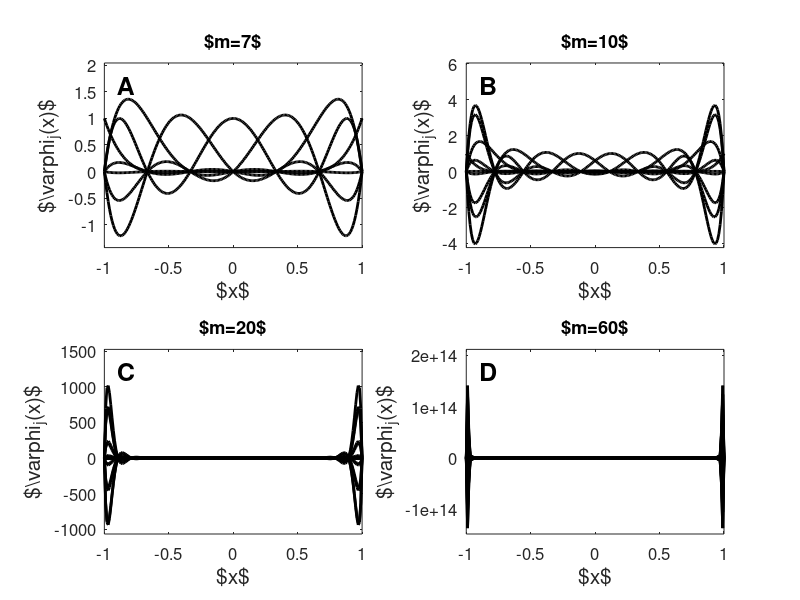

The MATLAB source for this figure:
clear; clf; 

m=7;
x=-1+2*([1:m]-1)/(m-1); x=x';

xp=[-100:100]/100; xp=xp';
subplot(221);
A=0;
for j=1:m
    yp=ones(201,1);
    for i=1:m
        if i~=j
            yp=yp.*(xp-x(i))/(x(j)-x(i));
        end
    end
    plot(xp,yp,'-k','Linewidth',2);
    A=max(A,max(abs(yp)));
    hold on;
end
set(gca,'Fontsize',12);
xlabel('$x$','Fontsize',15); 
ylabel('$\varphi_j(x)$','Fontsize',15);
title('$m=7$');

axis([-1,1,-A*1.05,A*1.5]);
text(-0.9,1.2*A,'A','Fontsize',18,'Fontweight','bold');

m=10;
x=-1+2*([1:m]-1)/(m-1); x=x';

xp=[-100:100]/100; xp=xp';
subplot(222);
A=0;
for j=1:m
    yp=ones(201,1);
    for i=1:m
        if i~=j
            yp=yp.*(xp-x(i))/(x(j)-x(i));
        end
    end
    plot(xp,yp,'-k','Linewidth',2);
    A=max(A,max(abs(yp)));
    hold on;
end
set(gca,'Fontsize',12);
xlabel('$x$','Fontsize',15); 
ylabel('$\varphi_j(x)$','Fontsize',15);
title('$m=10$');

axis([-1,1,-A*1.05,A*1.5]);
text(-0.9,1.2*A,'B','Fontsize',18,'Fontweight','bold');

m=20;

x=-1+2*([1:m]-1)/(m-1); x=x';

xp=[-100:100]/100; xp=xp';
subplot(223);
A=0;
for j=1:m
    yp=ones(201,1);
    for i=1:m
        if i~=j
            yp=yp.*(xp-x(i))/(x(j)-x(i));
        end
    end
    plot(xp,yp,'-k','Linewidth',2);
    A=max(A,max(abs(yp)));
    hold on;
end
set(gca,'Fontsize',12);
xlabel('$x$','Fontsize',15); 
ylabel('$\varphi_j(x)$','Fontsize',15);
title('$m=20$');

axis([-1,1,-A*1.05,A*1.5]);
text(-0.9,1.2*A,'C','Fontsize',18,'Fontweight','bold');

m=60;

x=-1+2*([1:m]-1)/(m-1); x=x';

xp=[-100:100]/100; xp=xp';
subplot(224);
A=0;
for j=1:m
    yp=ones(201,1);
    for i=1:m
        if i~=j
            yp=yp.*(xp-x(i))/(x(j)-x(i));
        end
    end
    plot(xp,yp,'-k','Linewidth',2);
    A=max(A,max(abs(yp)));
    hold on;
end
set(gca,'Fontsize',12);
xlabel('$x$','Fontsize',15); 
ylabel('$\varphi_j(x)$','Fontsize',15);
title('$m=60$');

axis([-1,1,-A*1.05,A*1.5]);
text(-0.9,1.2*A,'D','Fontsize',18,'Fontweight','bold');

shg